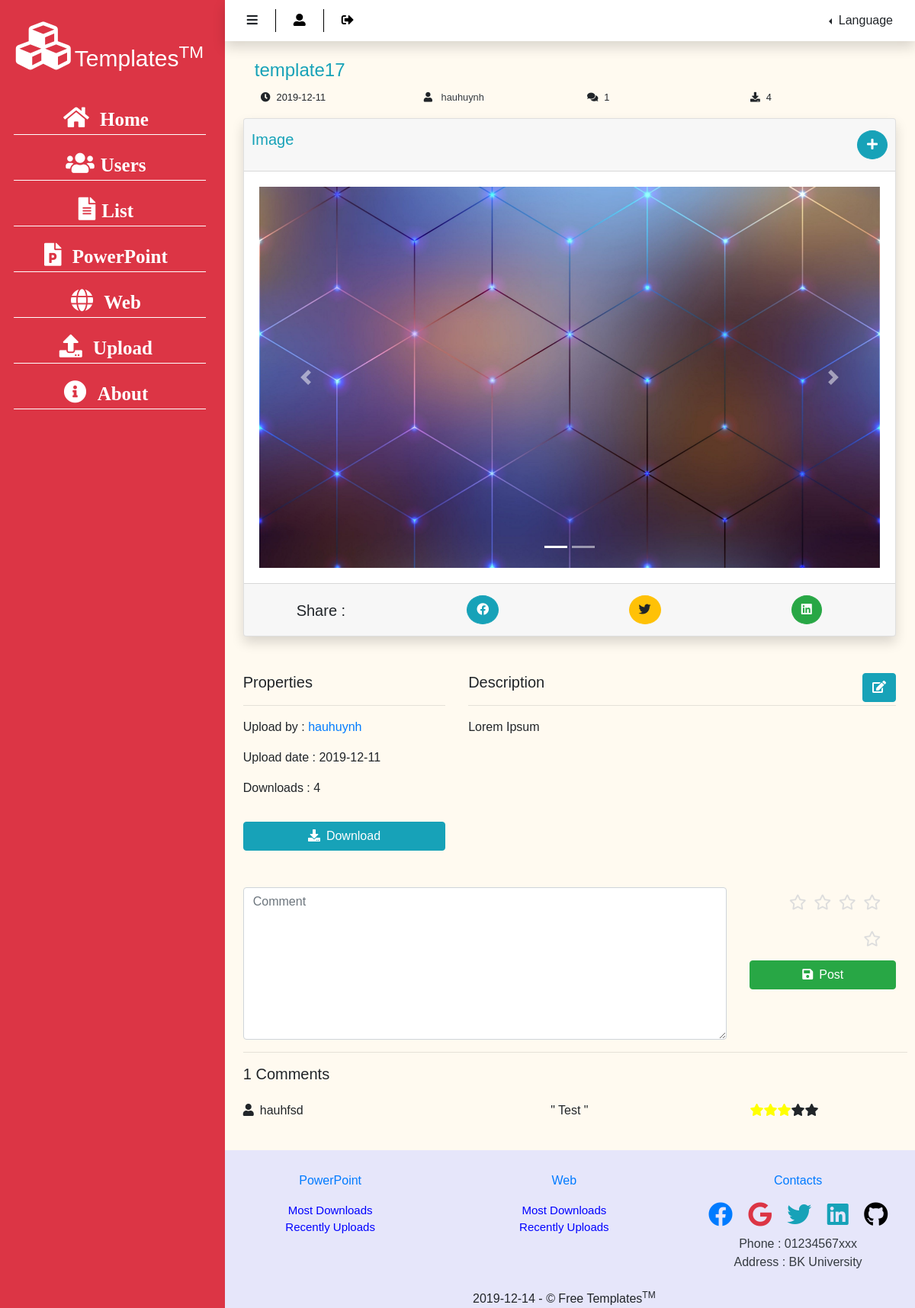
The page /ppt-preview/template17 (signed in) on the database its author committed.
### tables this page shows
CREATE TABLE `template` (
  `id` int(11) NOT NULL,
  `name` varchar(100) NOT NULL,
  `type` varchar(20) NOT NULL DEFAULT 'web',
  `uploader` int(11) NOT NULL,
  `downloads` int(10) DEFAULT 0,
  `description` mediumtext DEFAULT NULL,
  `upload_date` date DEFAULT curdate()
);

CREATE TABLE `users` (
  `id` int(11) NOT NULL,
  `username` varchar(100) NOT NULL,
  `firstname` varchar(100) NOT NULL,
  `lastname` varchar(100) NOT NULL,
  `email` varchar(100) NOT NULL,
  `password` varchar(255) NOT NULL,
  `join_date` date DEFAULT curdate(),
  `picture` varchar(5) DEFAULT '001',
  `github` varchar(100) DEFAULT NULL,
  `facebook` varchar(100) DEFAULT NULL,
  `twitter` varchar(100) DEFAULT NULL
);

CREATE TABLE `review` (
  `user` int(11) NOT NULL,
  `template` int(11) NOT NULL,
  `star` int(11) NOT NULL DEFAULT 3,
  `content` text DEFAULT NULL
);

### model/template.php (called while the page is built, shortened)
<?php
    class template{
        private $table_name;
        private $conn;
        public function __construct($conn, $template_table = "template")
        {
            $this->table_name = $template_table;
            $this->conn = $conn;
        }
        function getByNameAndType($name,$type){
            $sql = "select * from $this->table_name where name = '$name' and type= '$type'";
            return mysqli_query($this->conn,$sql);
        }
    }

### model/user.php (called while the page is built, shortened)
<?php
    require_once("controller/utils.php");
    class user{
        private $user_table;
        private $conn;
        public function __construct($conn,$table_name = "users",$role_table = "role")
        {
            $this->user_table = $table_name;
            $this->conn = $conn;
        }
        function getById($id){
            $sql = "select * from $this->user_table where id = '$id'";
            return mysqli_query($this->conn,$sql);
        }
    }

### controller/utils.php (called while the page is built, shortened)
<?php
    function count_file($absolute_path,$exts){
        $count = 0;
        for($i=0;$i<sizeof($exts);$i++){
            $file = glob($absolute_path.$exts[$i],GLOB_BRACE);
            if($file){
                $count += count($file);
            }
        }
        return $count;
    }

### template/powerpoint-preview.php (the view, shortened to what this page needs)
<!DOCTYPE html>
<html lang="en">
<head>
    <link href="/assignment/static/vendor/bootstrap/bootstrap.css" rel="stylesheet" type="text/css"/>
    <link href="/assignment/static/vendor/font-awesome/css/all.css" rel="stylesheet" type="text/css"/>
    <link href="/assignment/static/css/main.css" rel="stylesheet" type="text/css">
</head>
<body>
<div class="content shadow ml-2">
    <div class="row">
        <div class="col-sm-12 col-mb-3 col-lg-3 col-xl-3 sidebar bg-danger" id="sidebar">
            <?php
                include("fragment/sidebar.php");
            ?>
        </div>
        <div class="col-sm-12 col-mb-9 col-lg-9 col-xl-9 content" id="content">
            <?php
                include("fragment/topbar.php");
            ?>
            <div class="main-content  my-4 ml-4">
                <?php
                echo("<div class='container text-left'>
                        <h4 class='text-info' id='tp-name'>$name</h4>
                        <div class='row mb-3'>
                            <div class='col-3'>
                                <small><i class='fas fa-clock mx-2'></i>$upload_date</small>
                            </div>
                            <div class='col-3'>
                                <small>
                                    <i class='fas fa-user mx-2'></i>
                                    <a class='text-dark' href='./list.php?uploader=$uploader'>$uploader</a>
                                </small>
                            </div>
                            <div class='col-3'>
                                <small><i class='fas fa-comments mx-2'></i>$n</small>
                            </div>
                            <div class='col-3'>
                                <small><i class='fas fa-download mx-2'></i>$downloads</small>
                            </div>
                        </div>
                    </div>");
                ?>
                <div class="row">
                    <div class="col-12">
                        <div class="card shadow">
                            <div class="card-header d-flex pt-0">
                                <div class="w-haft">
                                    <h5 class="text-info">Image</h5>
                                </div>
                                <?php
                                if($editable){
                                    echo("<div class='w-haft justify-content-end'>
                                        <button class='btn btn-info round' id='add-image' data-toggle='modal' data-target='#add-image-modal'>
                                            <i class='fa fa-plus'></i>
                                        </button>
                                    </div>");
                                }
                                ?>
                            </div>
                            <div class="card-body">
                                <div id="carouselExampleControls" class="carousel slide" data-ride="carousel">
                                    <?php
                                    echo("<ol class='carousel-indicators'>");
                                    for($i=0;$i<$count;$i++){
                                        if($i==0){
                                            echo("<li data-target='#carouselExampleIndicators' data-slide-to='$i' class='active'></li>");
                                        }else{
                                            echo("<li data-target='#carouselExampleIndicators' data-slide-to='$i'></li>");
                                        }
                                    }
                                    echo("</ol>");
                                    ?>
                                    <div class="carousel-inner preview-image">
                                        <?php
                                        for($i=0;$i<$count;$i++){
                                            $j = $i+1;
                                            $img = $relative_path."img"."$j".".jpg";
                                            if($i==0){
                                                echo("<div class='carousel-item active'>
                                                    <img class='d-block w-100' src='$img' alt='$j slide'>
                                                    </div>");
                                            }else{
                                                echo("<div class='carousel-item'>
                                                    <img class='d-block w-100' src='$img' alt='$j slide'>
                                                    </div>");
                                            }
                                        }
                                        ?>
                                    </div>
                                    <a class="carousel-control-prev" href="#carouselExampleControls" role="button" data-slide="prev">
                                        <span class="carousel-control-prev-icon" aria-hidden="true"></span>
                                    </a>
                                    <a class="carousel-control-next" href="#carouselExampleControls" role="button" data-slide="next">
                                        <span class="carousel-control-next-icon" aria-hidden="true"></span>
                                    </a>
                                </div>
                            </div>
                            <div class="card-footer">
                                <div class="row mb-2">
                                    <div class="col-3 text-center">
                                        <h5 class="pt-2">Share : </h5>
                                    </div>
                                    <div class="col-3 text-center">
                                        <div class="btn btn-info round"><i class="fab fa-facebook"></i></div>
                                    </div>
                                    <div class="col-3 text-center">
                                        <div class="btn btn-warning round"><i class="fab fa-twitter"></i></div>
                                    </div>
                                    <div class="col-3 text-center">
                                        <div class="btn btn-success round"><i class="fab fa-linkedin"></i></div>
                                    </div>
                                </div>
                            </div>
                        </div>
                    </div>
                </div>
                <div class="row my-5">
                    <div class="col-xl-4 col-lg-4 col-mb-4 col-sm-12">
                        <h5 class="d-inline">Properties</h5>
                        <hr>
                        <?php
                            echo("<p>Upload by : <a href='./list.php?uploader=$uploader'>$uploader</a></p>");
                            echo("<p>Upload date : ".$upload_date."</p>");
                            echo("<p>Downloads : $downloads</p>
                                    <div class='text-center pt-3'>
                                            <button class='btn btn-block btn-info' data-toggle='modal' data-target='#download-modal' id='download-btn'>
                                                <i class='fas fa-download mr-2'></i>Download
                                            </button>
                                    </div>");
                        ?>
                    </div>
                    <div class="col-xl-8 col-lg-8 col-mb-8 col-sm-12">
                        <h5 class="d-inline">Description</h5>
                        <?php
                            if($editable){
                                echo ("<button class='btn btn-info d-inline float-right' id='get-template-info' data-toggle='modal' data-target='#edit-template-modal'>
                                    <i class='fa fa-edit'></i>
                                </button>");
                            }
                        ?>
                        <hr>
                        <?php
                            echo("<p>$des</p>");
                        ?>
                    </div>
                </div>
                <form>
                    <div class="row">
                        <div class="col-9">
                            <textarea class="form-control" rows="5" name="comment" placeholder="Comment" id="comment"></textarea>
                        </div>
                        <div class="col-3">
                            <div class="container text-center">
                                <fieldset class="rating" id="star">
                                    <input type="radio" id="star5" name="rating" value="5"/><label class = "full" for="star5"></label>
                                    <input type="radio" id="star4" name="rating" value="4"/><label class = "full" for="star4"></label>
                                    <input type="radio" id="star3" name="rating" value="3"/><label class = "full" for="star3"></label>
                                    <input type="radio" id="star2" name="rating" value="2"/><label class = "full" for="star2"></label>
                                    <input type="radio" id="star1" name="rating" value="1"/><label class = "full" for="star1"></label>
                                </fieldset>
                            </div>
                            <button class="btn btn-block btn-success" name="post" type="button" id="review-post"><i class="fas fa-save mr-2 icon-blue"></i>Post</button>
                        </div>
                    </div>
                    <hr>
                    <?php
                        echo("<h5 class='mb-4'>".$n." Comments</h5>")
                        ?>
                        <?php
                        for($i=0;$i<sizeof($review_list);$i++){
                            review::render($review_list[$i]);
                        }
                    ?>
                </form>
            </div>
            <?php
                include("fragment/footer.php");
            ?>
        </div>
    </div>
</div>
</body>
</html>

### model/review.php (shortened to what this page needs)
<?php
class review{
    private $conn;
    private $table_name;
    public function __construct($conn, $table_name="review")
    {
        $this->conn = $conn;
        $this->table_name = $table_name;
    }
    function getAll($template){
        $sql = "select review.star, users.username, review.content from $this->table_name inner join users on $this->table_name.user = users.id
                    inner join template on template.id = review.template where template.name ='$template'";
        return mysqli_query($this->conn,$sql);
    }
    static function render($review)
    {
        $user = $review["username"];
        $comment = $review["content"];
        $star = $review["star"];
        $remain = 5 - $star;
        echo("<div class='row mt-2'>");
        echo("<div class='col-3'>
                <span><i class='fa fa-user mr-2'></i><span>$user</span></span>
            </div>
            <div class='col-6 text-center'>
                <p>\" $comment \"</p>
            </div>
            <div class='col-3'>
        ");
        for ($i = 0; $i < $star; $i++) {
            echo("<span><i class='fas fa-star icon-yellow'></i></span>");
        }
        for ($i = 0; $i < $remain; $i++) {
            echo("<span><i class='fas fa-star'></i></span>");
        }
        echo("</div></div>");
    }
}

### static/css/main.css (style rules this page uses)
* { box-sizing: border-box; }
body { height: 100%; font-family: "Geometr212 BkCn BT" ,sans-serif; }
html { scroll-behavior: smooth; }
.content { display: flex; background-color: floralwhite; padding: 0; flex-direction: column; }
.sidebar { padding: 0 15px 200px 15px; }
.w-haft { display: inline-flex; width: 50% !important; flex-direction: row; }
.main-content { flex: 1 0 auto; margin: 20px 10px 10px 10px; }
.card-header,.card-footer { padding: 15px 10px 5px 10px !important; }
textarea { min-height: 200px; }
#add-image { margin-bottom: 10px !important; }
.preview-image { height: 500px; }
img { max-width: 100%; max-height: 100%; }
.round { border-radius: 100%; }
i.icon-yellow { color: yellow !important; }
.row { margin-right: 0; }
.rating { border: none; float: left; }
.rating > label:before { margin: 5px; font-size: 1.25em; font-family: 'Font Awesome 5 Free', sans-serif; display: inline-block; content: "\f005"; }
.rating > label { color: #ddd; float: right; }

### rows shown on the page
template: name "template17", upload_date "2019-12-11", uploader.username "hauhuynh", downloads "4", type+name (picture), description "Lorem Ipsum"
review: user.username "hauhfsd", content "Test", star 3 (drawn)

### other values the page prints
$l->{"home"} "Home"
$l->{"upload"} "Upload"
$l->{"about"} "About"
$l->{"lang"} "Language"
$n "1"
date("Y-m-d",$t) "2019-12-14"
